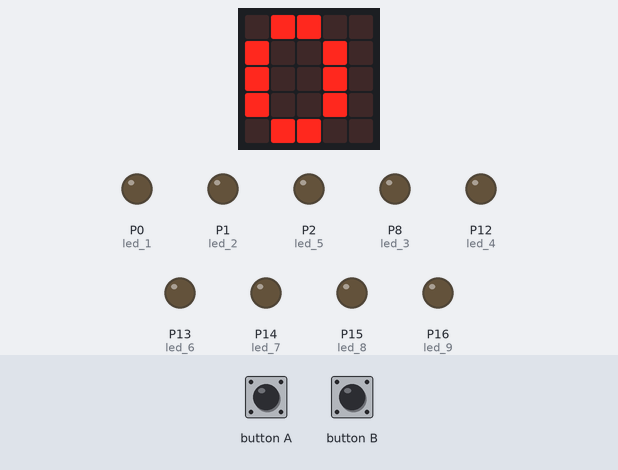
Simulated run of this program. Board: BBC micro:bit running MicroPython. Parts: the board's 5×5 LED display, output pins drawn as LEDs (lit = HIGH). The test bench sets the inputs (shaded band).

Above: at 1.2 s.
1.3 s: button B pressed for 0.15 s
At 2.4 s:
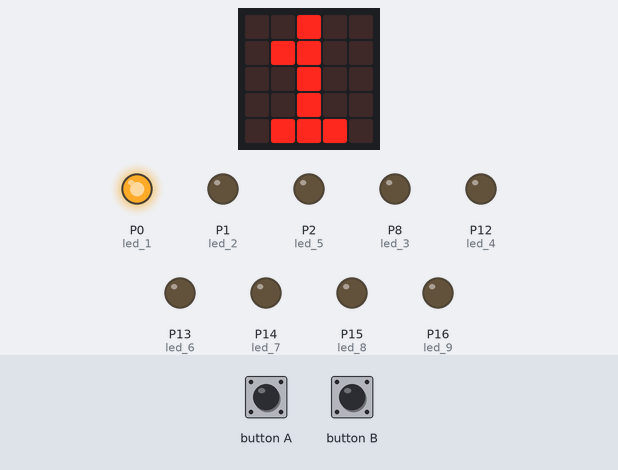
2.9 s: button B pressed for 1 s
At 3.6 s:
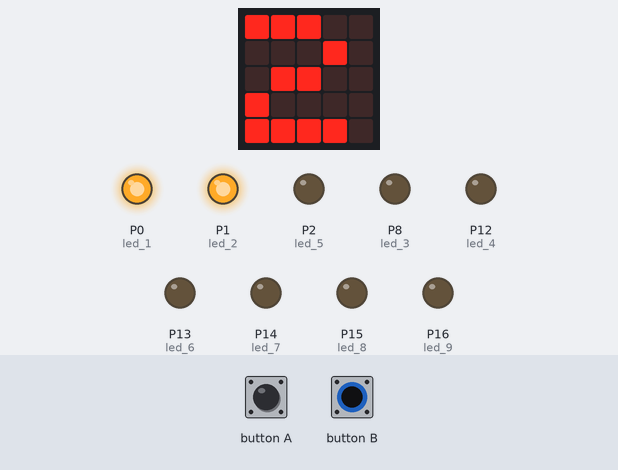
5.4 s: button B pressed for 0.15 s
At 6.6 s:
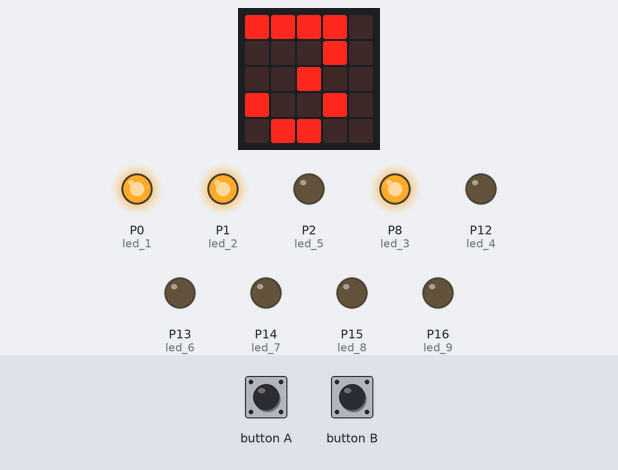
7.0 s: button B pressed for 3.2 s
At 7.7 s:
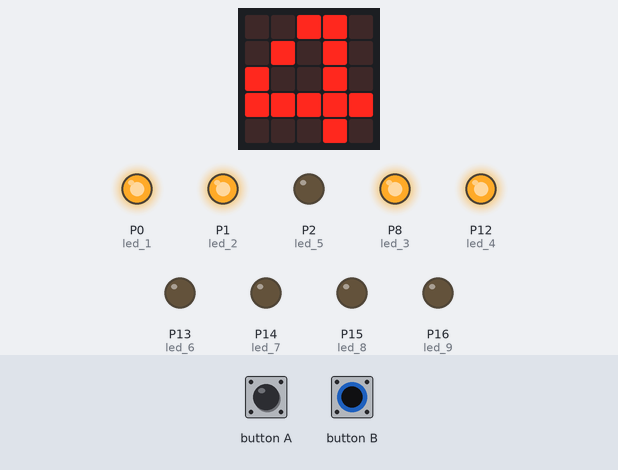
11.7 s: button B pressed for 0.15 s
At 12.7 s:
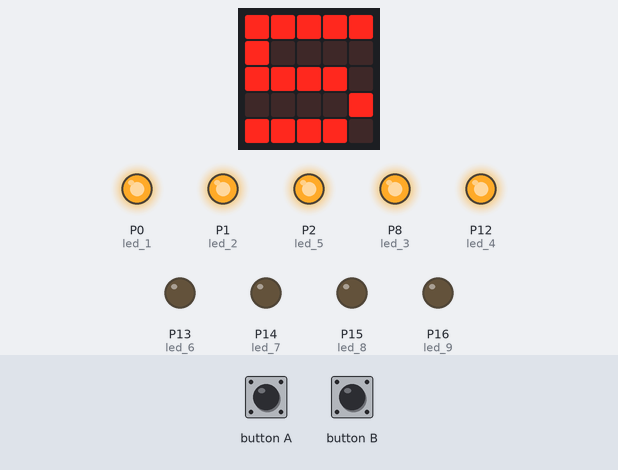
13.3 s: button B pressed for 1 s
At 13.9 s:
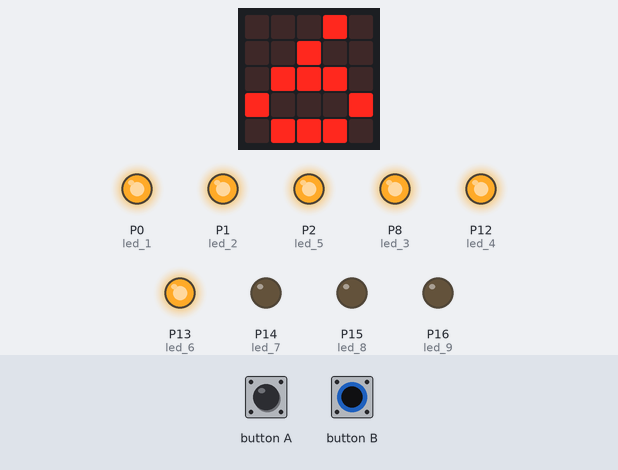
Timing chart, 0 to 16.3 s (numbered marks = the images above; inputs shaded):
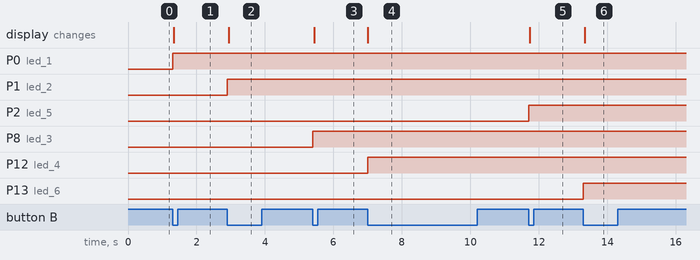

The program:

house_points_counter.py
```python
from microbit import *

# Please tag us if used!
# We'd love to see what you make:
# @ScienceOxford

points = 0


def leds():
#   9 LEDs (of the appropriate house colour) wired to the following pins:
    led_1 = pin0
    led_2 = pin1
    led_3 = pin8
    led_4 = pin12
    led_5 = pin2
    led_6 = pin13
    led_7 = pin14
    led_8 = pin15
    led_9 = pin16
    led_list = [led_1, led_2, led_3, led_4, led_5,
                led_6, led_7, led_8, led_9]
    for led in range(0, points):
        led_list[led].write_digital(1)
    for led in range(points, len(led_list)):
        led_list[led].write_digital(0)


while True:
    display.show(str(points))
    leds()
    if button_b.was_pressed() and points < 9:
        points += 1
    if button_a.was_pressed() and points > 0:
        points -= 1
```

Measured:
- after the input at 1.3 s, P0 (led_1): LOW → HIGH at once; the display: changes at once (image 1)
- after the input at 2.9 s, P1 (led_2): LOW → HIGH at once; the display: changes at once (image 2)
- after the input at 5.4 s, P8 (led_3): LOW → HIGH at once; the display: changes at once (image 3)
- after the input at 7.0 s, P12 (led_4): LOW → HIGH at once; the display: changes at once (image 4)
- after the input at 11.7 s, P2 (led_5): LOW → HIGH at once; the display: changes at once (image 5)
- after the input at 13.3 s, P13 (led_6): LOW → HIGH at once; the display: changes at once (image 6)
